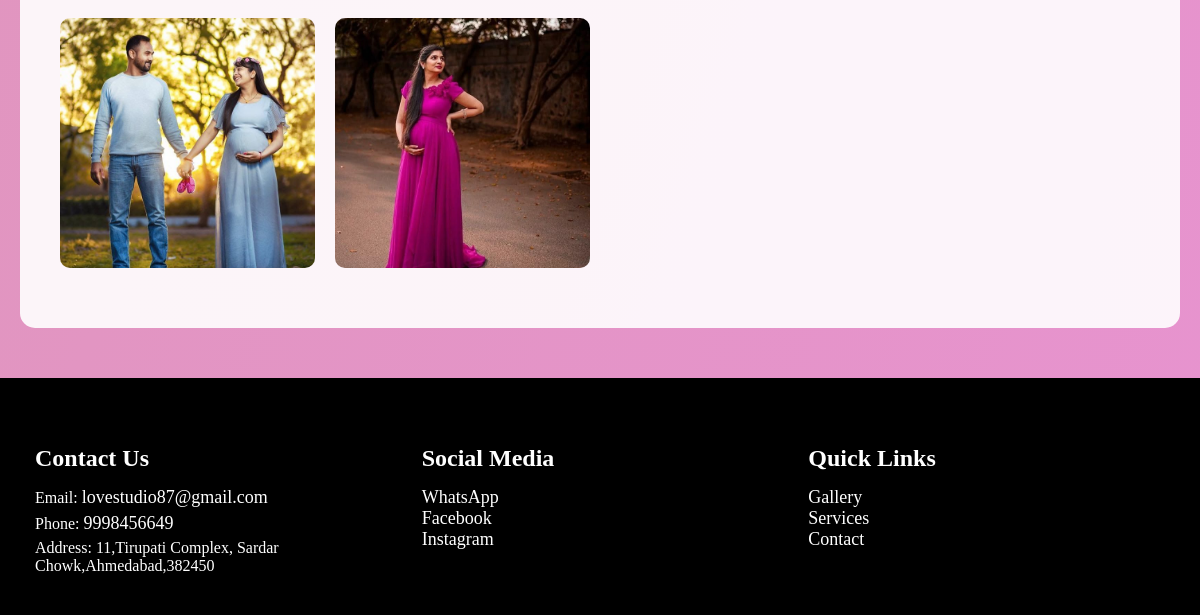
The app's page / (lower part), older data.
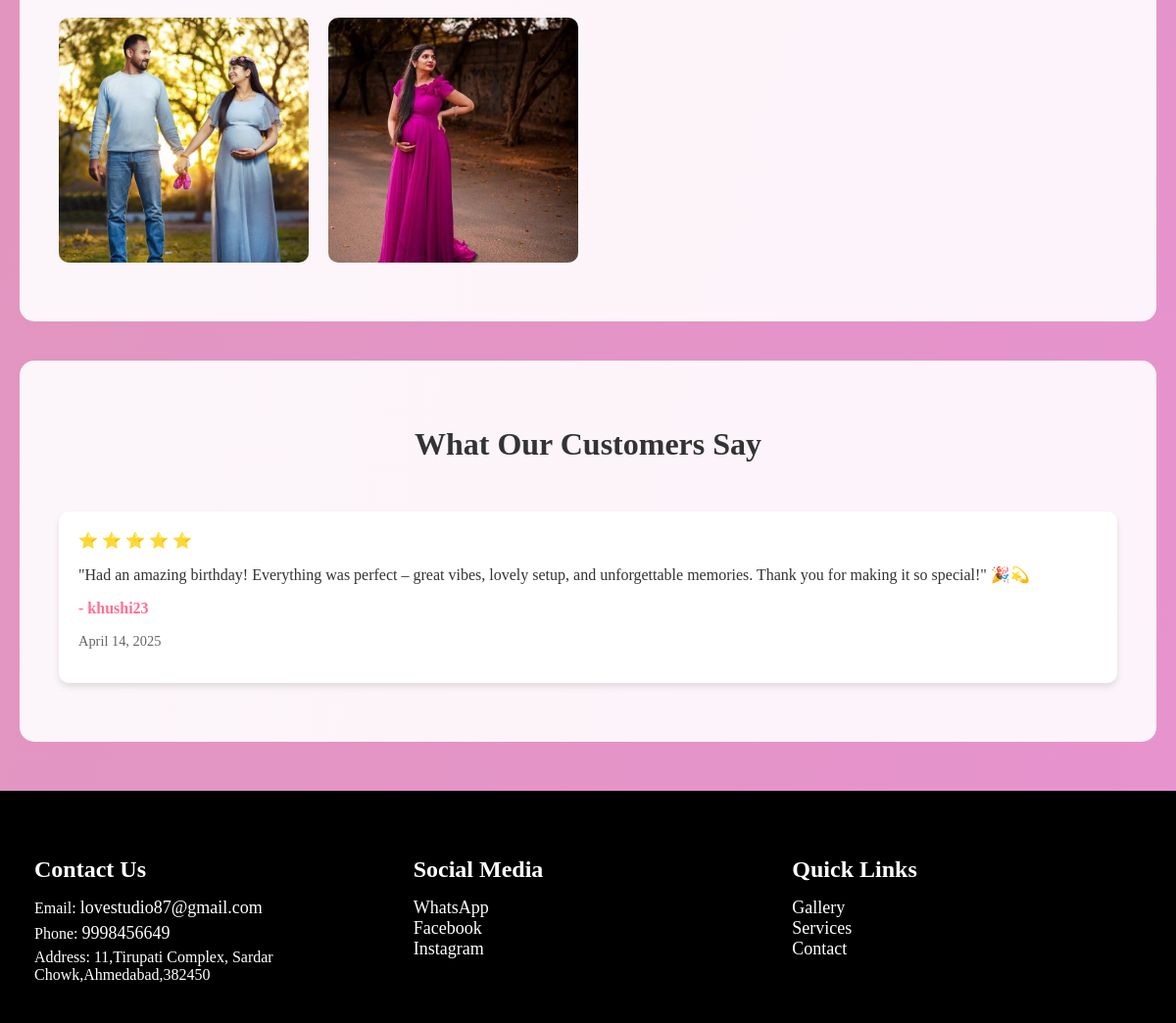
The same page, newer data.
### home/models.py (models this page shows, shortened)
class Gallery(models.Model):
    CATEGORY_CHOICES = [
        ('wedding', 'Wedding'),
        ('prewedding', 'Pre-Wedding'),
        ('birthday', 'Birthday'),
        ('outdoor', 'Outdoor'),
        ('maternity', 'Maternity')
    ]
    image = models.ImageField(upload_to='gallery/', blank=True, null=True)
    category = models.CharField(max_length=50, choices=CATEGORY_CHOICES, default='wedding')
    uploaded_at = models.DateTimeField(auto_now_add=True)
    class Meta:
        verbose_name_plural = 'Galleries'
        ordering = ['-uploaded_at']

class Testimonial(models.Model):
    booking = models.OneToOneField(Booking, on_delete=models.CASCADE, null=False, blank=False)
    message = models.TextField()
    rating = models.IntegerField(choices=[(i, str(i)) for i in range(1, 6)])
    date_submitted = models.DateTimeField(auto_now_add=True)
    is_displayed = models.BooleanField(default=False)
    class Meta:
        ordering = ['-date_submitted']

class Booking(models.Model):
    STATUS_CHOICES = (
        ('pending', 'Pending'),
        ('confirmed', 'Confirmed'),
        ('cancelled', 'Cancelled')
    )
    customer = models.ForeignKey(CustomUser, on_delete=models.CASCADE, null=True, blank=True)
    customer_name = models.CharField(max_length=100)
    customer_email = models.EmailField()
    customer_phone = models.CharField(max_length=15)
    package = models.ForeignKey(Package, on_delete=models.CASCADE)
    booking_date = models.DateField()
    booking_time = models.TimeField()
    status = models.CharField(max_length=20, choices=STATUS_CHOICES, default='pending')
    total_amount = models.DecimalField(max_digits=10, decimal_places=2, default=Decimal('0.00'))
    notes = models.TextField(blank=True, null=True)
    created_at = models.DateTimeField(default=timezone.now)
    updated_at = models.DateTimeField(auto_now=True)
    class Meta:
        ordering = ['-created_at']

### home/views.py (the view)
# urls.py: path('', views.index, name='index'),
def index(request):
    testimonials = Testimonial.objects.filter(is_displayed=True).order_by('-date_submitted')[:3]
    gallery_items = Gallery.objects.all().order_by('-uploaded_at')[:6]
    services = Service.objects.all()
    context = {
        'testimonials': testimonials,
        'gallery_items': gallery_items,
        'services': services,
    }
    return render(request, 'index.html', context)

### home/templates/index.html (shortened to what this page needs)
{% extends 'base.html' %}
{% block content %}
<!DOCTYPE html>
<html lang="en">
<head>
</head>
<body>
    {% if gallery_items %}
    <section class="gallery-section">
        <div class="gallery-grid">
            {% for item in gallery_items %}
            <div class="gallery-item">
                {% if item.image %}
                    <img src="{{ item.image.url }}" alt="{{ item.title }}">
                {% endif %}
            </div>
            {% endfor %}
        </div>
    </section>
    {% endif %}
    {% if testimonials %}
    <section class="testimonials">
        <h2 class="section-title">What Our Customers Say</h2>
        <div class="testimonial-container">
            {% for testimonial in testimonials %}
            <div class="testimonial-card">
                <div class="rating">
                    {% for i in "12345"|make_list %}
                        {% if forloop.counter <= testimonial.rating %}
                            ⭐
                        {% endif %}
                    {% endfor %}
                </div>
                <p class="message">{{ testimonial.message }}</p>
                <p class="customer-name" style="font-weight: bold; color: #ff6f91; margin-top: 10px;">- {{ testimonial.booking.customer_name }}</p>
                <p class="date" style="color: #666; font-size: 0.9em;">{{ testimonial.date_submitted|date:"F d, Y" }}</p>
            </div>
            {% endfor %}
        </div>
    </section>
    {% endif %}
</body>
</html>
{% endblock %}

### home/templates/base.html (shortened to what this page needs)
<!DOCTYPE html>
<html lang="en">
<head>
</head>
<body>
    <div class="content">
        {% block content %}
        {% endblock %}
    </div>
    <footer>
        <div class="footer-container">
            <div class="footer-section">
                <h4>Contact Us</h4>
                <p>Email: <a href="mailto:info@lovestudio87.com"> lovestudio87@gmail.com</a></p>
                <p>Phone: <a href="tel: 9998456649"> 9998456649</a></p>
                <p>Address: 11,Tirupati Complex, Sardar Chowk,Ahmedabad,382450</p>
            </div>
            <div class="footer-section">
                <h4>Social Media</h4>
                <a href="https://wa.me/yourwhatsappnumber" target="_blank">WhatsApp</a><br>
                <a href="https://www.facebook.com/yourpage" target="_blank">Facebook</a><br>
                <a href="https://www.instagram.com/yourprofile" target="_blank">Instagram</a>
            </div>
            <div class="footer-section">
                <h4>Quick Links</h4>
                <a href="{% url 'gallery' %}">Gallery</a><br>
                <a href="{% url 'services' %}">Services</a><br>
                <a href="{% url 'contact' %}">Contact</a>
            </div>
        </div>
    </footer>
</body>
</html>

### home/templates/base.html (style rules this page uses)
body { font-family: 'Georgia', serif; margin: 0; padding: 0; background: linear-gradient(to bottom right, #d8b789, #d8b789); color: #000000; }
footer { background-color: #000000; color: white; text-align: center; padding: 20px; margin-top: 50px; }
.footer-container { display: flex; justify-content: space-around; background-color: #000000; color: white; text-align: left; max-width: 1200px; margin: 0 auto; }
.footer-section { flex: 1; padding: 15px; }
.footer-section h4 { color: #fff; font-size: 24px; margin-bottom: 15px; }
.footer-section a { color: #fff; text-decoration: none; font-size: 18px; transition: color 0.3s ease; }
footer p, footer a { margin: 5px 0; }

### home/templates/index.html (style rules this page uses)
body { font-family: 'Georgia', serif; margin: 0; padding: 0; background: linear-gradient(to bottom right, #dd97b5, #e793cf); color: #333; }
.gallery-section { padding: 40px 20px; background: rgba(255, 255, 255, 0.9); margin: 40px 20px; border-radius: 15px; }
.gallery-grid { display: grid; grid-template-columns: repeat(auto-fit, minmax(250px, 1fr)); gap: 20px; padding: 20px; }
.gallery-item { position: relative; border-radius: 10px; overflow: hidden; height: 250px; }
.gallery-item img { width: 100%; height: 100%; object-fit: cover; }
.testimonials { padding: 40px 20px; background: rgba(255, 255, 255, 0.9); margin: 40px 20px; border-radius: 15px; }
.testimonial-container { display: grid; grid-template-columns: repeat(auto-fit, minmax(300px, 1fr)); gap: 20px; padding: 20px; }
.testimonial-card { background: white; padding: 20px; border-radius: 10px; box-shadow: 0 4px 6px rgba(0, 0, 0, 0.1); }
.section-title { text-align: center; color: #333; font-size: 2em; margin-bottom: 30px; }

Row changes from the older to the newer data that the page shows:
added Testimonial: rating 5 (drawn), message "\"Had an amazing birthday! Everything was perfect – great vibes, lovely setup, and unforgettable memories. Thank you for making it so special!\" 🎉💫", booking.customer_name "khushi23", date_submitted "April 14, 2025"
Text that changed along with them:
text now shown: "What Our Customers Say"
